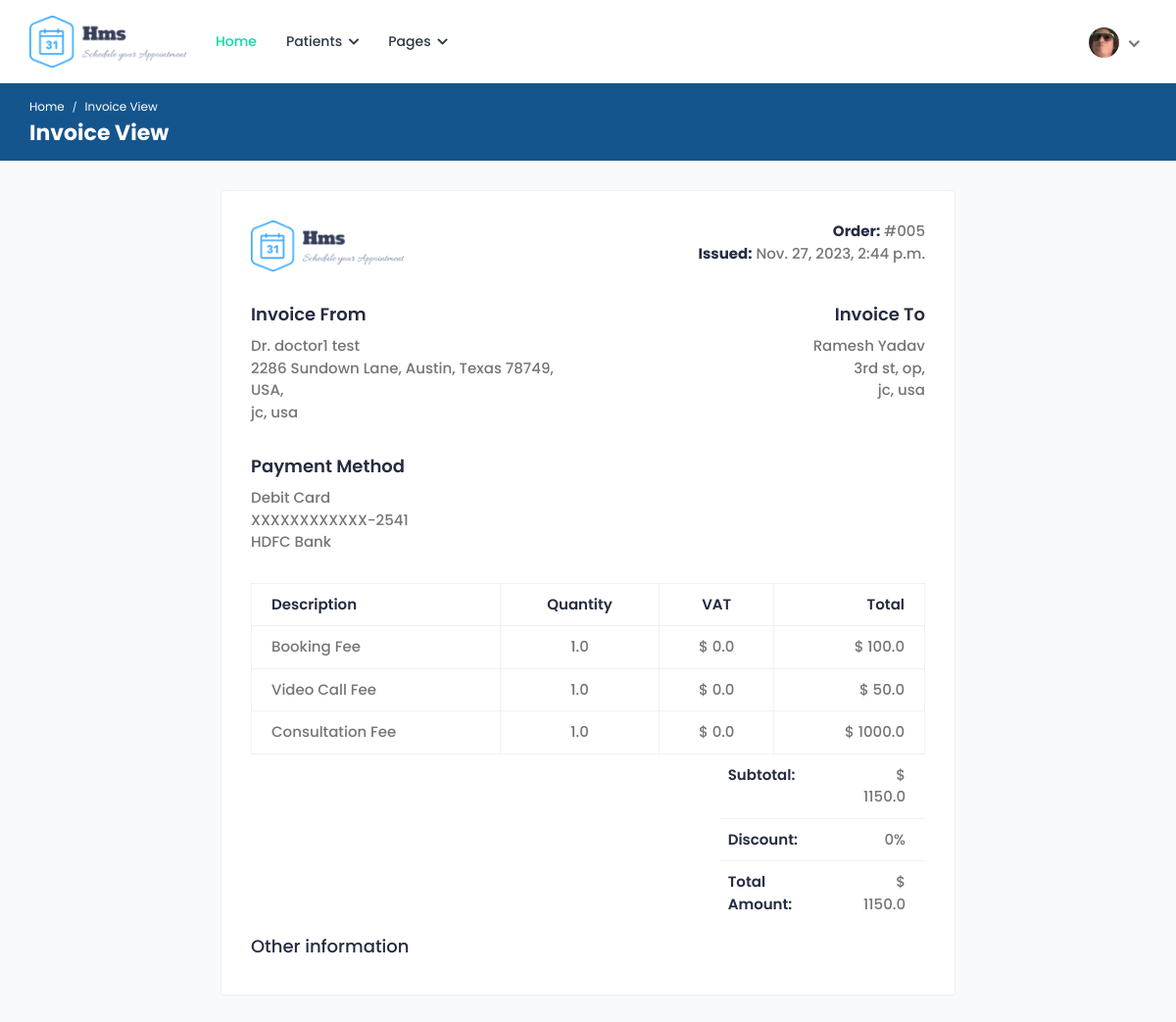
The app's page /patients/invoice-view/2023-11-27-1444169617670000/5/ (signed in) with its own data.
### appointments/models.py (models this page shows, shortened)
class Patient(models.Model):
	user = models.OneToOneField(User, on_delete=models.CASCADE)
	image = models.ImageField('Profile Image', upload_to='Image/Patient/Profile/',
		max_length=500, default='dummy.png')
	first_name = models.CharField('First Name', max_length=50)
	second_name = models.CharField('Second Name', max_length=50)
	d_o_b = models.DateField('Date Of Birth')
	gender = models.CharField('Gender', max_length=10)
	email = models.CharField('Email', max_length=50)
	phone_no = models.CharField('Phone Number', max_length=20)
	blood_group = models.CharField('Blood Group', max_length=5)
	country = models.CharField('Country', max_length=50)
	county = models.CharField('County', max_length=50)
	town = models.CharField('Town', max_length=50)
	street_lane = models.CharField('Street/Lane', max_length=50)

class Invoice(models.Model):
	patient = models.ForeignKey(Patient, on_delete=models.CASCADE)
	doctor = models.ForeignKey(Doctor, on_delete=models.CASCADE)
	total_amount = models.FloatField('Total Amount', default=0.00)
	date_paid = models.DateTimeField('Paid On', auto_now_add=True)

class Doctor(models.Model):
	user = models.OneToOneField(User, on_delete=models.CASCADE)
	image = models.ImageField('Profile Image', upload_to='Image/Doctors',
		max_length=500, default='dummy.png')
	first_name = models.CharField('First Name', max_length=50)
	second_name =  models.CharField('Second Name', max_length=50)
	title = models.CharField('Title', max_length=200, default='Dr.')
	phone_no = models.CharField('Phone Number', max_length=50)
	email = models.EmailField('Email', max_length=250)
	gender = models.CharField('Gender', max_length=10)
	d_o_b = models.DateField('Date of Birth', blank=True)
	biography = models.CharField('Biography', max_length=1000, blank=True)
	address_line1 = models.CharField('Address Line 1', max_length=200, blank=True)
	address_line2 = models.CharField('Address Line 2', max_length=200, blank=True)
	country = models.CharField('Country', max_length=100, blank=True)
	county = models.CharField('County', max_length=100, blank=True)
	town = models.CharField('Town', max_length=100, blank=True)
	pricing =  models.FloatField('Amount', default=0.00)
	services = models.CharField('Services', max_length=1000, blank=True)
	specialization = models.CharField('Specialization', max_length=1000, blank=True)
	clinic = models.CharField('Clinic', max_length=100, blank=True)
	clinic_address = models.CharField('Clinic Address', max_length=100, blank=True)
	speciality = models.OneToOneField(Speciality, on_delete=models.CASCADE)
	''' user, image, first_name, second_name, title, phone_no, email, gender, d_o_b, biography,
	address_line1, address_line2, country, county, town, pricing, services, specialization, clinic,
	clinic_address, speciality'''
	def full_name(self):
		return self.title + " " + self.first_name + " " + self.second_name

class Bill(models.Model):
	invoice = models.ForeignKey(Invoice, on_delete=models.CASCADE, blank=True)
	appointment = models.ForeignKey(Appointment, on_delete=models.CASCADE, blank=True)
	description = models.CharField('Name', max_length=50)
	quantity = models.FloatField('Prescription Days', default=1.0)
	vat = models.FloatField('V.A.T', default=0.0)
	amount = models.FloatField('Amount', default=0.00)
	paid = models.BooleanField('Paid', default=False)

### appointments/views.py (the view)
# urls.py: path('patients/invoice-view/<slug:slug>/<int:invoice_id>/', views.invoice_view, name='invoice-view'),
@login_required(login_url='/login/')
@user_passes_test(check_patient, login_url='/login/')
@user_passes_test(check_settings, login_url='/patients/profile-settings/')
def invoice_view(request, slug, invoice_id):
	inv_id = int(invoice_id)
	invoice = Invoice.objects.get(id=inv_id)
	bills = Bill.objects.filter(invoice=invoice.id)
	profile = Patient.objects.get(user = request.user.id)
	return render(request, 'patients/invoice-view.html', {'invoice': invoice, 'bills': bills,
		'profile': profile})

### appointments/views.py (called while the page is built)
def check_patient(user):
	group = user.groups.get()
	return group.name == 'patients_group'

def check_settings(user):
	profile = Patient.objects.filter(user=user.id)
	return profile.count()>=1

### appointments/templates/patients/invoice-view.html (shortened to what this page needs)
{% extends "cas/base.html" %}
{% load static %}
{% block content %}
	<div class="breadcrumb-bar">
		<div class="container-fluid">
			<div class="row align-items-center">
				<div class="col-md-12 col-12">
					<nav aria-label="breadcrumb" class="page-breadcrumb">
						<ol class="breadcrumb">
							<li class="breadcrumb-item"><a href="{% url 'index' %}">Home</a></li>
							<li class="breadcrumb-item active" aria-current="page">Invoice View</li>
						</ol>
					</nav>
					<h2 class="breadcrumb-title">Invoice View</h2>
				</div>
			</div>
		</div>
	</div>
	<div class="content">
		<div class="container-fluid">
			<div class="row">
				<div class="col-lg-8 offset-lg-2">
					<div class="invoice-content">
						<div class="invoice-item">
							<div class="row">
								<div class="col-md-6">
									<div class="invoice-logo">
										<img src="{% static 'cas/img/logo.png' %}" alt="logo">
									</div>
								</div>
								<div class="col-md-6">
									<p class="invoice-details">
										<strong>Order:</strong> #00{{invoice.id}} <br>
										<strong>Issued:</strong> {{invoice.date_paid}}
									</p>
								</div>
							</div>
						</div>
						<div class="invoice-item">
							<div class="row">
								<div class="col-md-6">
									<div class="invoice-info">
										<strong class="customer-text">Invoice From</strong>
										<p class="invoice-details invoice-details-two">
											{{invoice.doctor.full_name}} <br>
											{{invoice.doctor.clinic_address}},<br>
											{{invoice.doctor.county}}, {{invoice.doctor.country}} <br>
										</p>
									</div>
								</div>
								<div class="col-md-6">
									<div class="invoice-info invoice-info2">
										<strong class="customer-text">Invoice To</strong>
										<p class="invoice-details">
											{{invoice.patient.first_name}} {{invoice.patient.second_name}} <br>
											{{invoice.patient.street_lane}}, {{invoice.patient.town}}, <br>
											{{invoice.patient.county}}, {{invoice.patient.country}} <br>
										</p>
									</div>
								</div>
							</div>
						</div>
						<div class="invoice-item">
							<div class="row">
								<div class="col-md-12">
									<div class="invoice-info">
										<strong class="customer-text">Payment Method</strong>
										<p class="invoice-details invoice-details-two">
											Debit Card <br>
											XXXXXXXXXXXX-2541 <br>
											HDFC Bank<br>
										</p>
									</div>
								</div>
							</div>
						</div>
						<div class="invoice-item invoice-table-wrap">
							<div class="row">
								<div class="col-md-12">
									<div class="table-responsive">
										<table class="invoice-table table table-bordered">
											<thead>
												<tr>
													<th>Description</th>
													<th class="text-center">Quantity</th>
													<th class="text-center">VAT</th>
													<th class="text-right">Total</th>
												</tr>
											</thead>
											<tbody>
											{% for bill in bills %}
												<tr>
													<td>{{bill.description}}</td>
													<td class="text-center">{{bill.quantity}}</td>
													<td class="text-center">$ {{bill.vat}}</td>
													<td class="text-right">$ {{bill.amount}}</td>
												</tr>
											{% endfor %}
											</tbody>
										</table>
									</div>
								</div>
								<div class="col-md-6 col-xl-4 ml-auto">
									<div class="table-responsive">
										<table class="invoice-table-two table">
											<tbody>
											<tr>
												<th>Subtotal:</th>
												<td><span>$ {{invoice.total_amount}} </span></td>
											</tr>
											<tr>
												<th>Discount:</th>
												<td><span>0%</span></td>
											</tr>
											<tr>
												<th>Total Amount:</th>
												<td><span>$ {{invoice.total_amount}}</span></td>
											</tr>
											</tbody>
										</table>
									</div>
								</div>
							</div>
						</div>
						<div class="other-info">
							<h4>Other information</h4>
						</div>
					</div>
				</div>
			</div>
		</div>
	</div>
{% endblock %}

### administrators/templates/cas/base.html (shortened to what this page needs)
<!DOCTYPE html>
<html lang="en">
	<head>
		{% load static %}
		<link rel="stylesheet" href="{% static 'cas/css/bootstrap.min.css' %}">
		<link rel="stylesheet" href="{% static 'cas/plugins/fontawesome/css/fontawesome.min.css' %}">
		<link rel="stylesheet" href="{% static 'cas/plugins/fontawesome/css/all.min.css' %}">
		<link rel="stylesheet" href="{% static 'cas/css/style.css' %}">
	</head>
	<body>
		<div class="main-wrapper">
			<header class="header">
				<nav class="navbar navbar-expand-lg header-nav">
					<div class="navbar-header">
						<a href="{% url 'index' %}" class="navbar-brand logo">
							<img src="{% static 'cas/img/logo.png' %}" class="img-fluid" alt="Logo">
						</a>
					</div>
					<div class="main-menu-wrapper">
						<ul class="main-nav">
							<li class="active">
								<a href="{% url 'index' %}">Home</a>
							</li>
						{% if user.groups.get.name == 'doctors_group' %}
							<li class="has-submenu">
								<a href="#">Doctors <i class="fas fa-chevron-down"></i></a>
								<ul class="submenu">
									<li class="active"><a href="{% url 'doctor-dashboard' %}">Doctor Dashboard</a></li>
									<li><a href="{% url 'appointments' %}">Appointments</a></li>
									<li><a href="{% url 'schedule-timings' %}">Schedule Timing</a></li>
									<li><a href="{% url 'my-patients' %}">Patients List</a></li>
									<li><a href="{% url 'invoices' %}">Invoices</a></li>
									<li><a href="{% url 'doctor-profile-settings' %}">Profile Settings</a></li>
								</ul>
							</li>
						{% elif user.groups.get.name == 'patients_group' %}
							<li class="has-submenu">
								<a href="#">Patients <i class="fas fa-chevron-down"></i></a>
							</li>
						{% elif user.is_superuser %}
							<li>
								<a href="{% url 'admin-dashboard' %}" target="_blank">Admin</a>
							</li>
						{% endif %}
							<li class="has-submenu">
								<a href="#">Pages <i class="fas fa-chevron-down"></i></a>
							</li>
						</ul>
					</div>
					<ul class="nav header-navbar-rht">
					{% if user.is_authenticated %}
						<li class="nav-item dropdown has-arrow logged-item">
							<a href="#" class="dropdown-toggle nav-link" data-toggle="dropdown">
								<span class="user-img">
									<img class="rounded-circle" src="{{profile.image.url}}" width="31" alt="{{user.first_name}} {{user.last_name}}">
								</span>
							</a>
						</li>
					{% endif %}
					</ul>
				</nav>
			</header>
			{% block content %}
			{% endblock %}
	   </div>
	</body>
</html>

### records on screen
Patient: image (picture)
Invoice: id "5", date_paid "Nov. 27, 2023, 2:44 p.m.", doctor.full_name "Dr. doctor1 test", doctor.clinic_address "2286 Sundown Lane, Austin, Texas 78749, USA", doctor.county "jc", doctor.country "usa", patient.first_name "Ramesh", patient.second_name "Yadav", patient.street_lane "3rd st", patient.town "op", patient.county "jc", patient.country "usa", total_amount "1150.0"
Bill: description "Booking Fee", quantity "1.0", vat "0.0", amount "100.0"
Bill: description "Video Call Fee", quantity "1.0", vat "0.0", amount "50.0"
Bill: description "Consultation Fee", quantity "1.0", vat "0.0", amount "1000.0"
